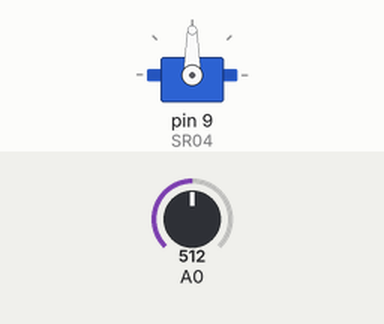
A sketch run on a simulated Arduino Uno, built with avr-gcc and run on an emulated ATmega328P. Parts: servo. Inputs (shaded band) come from the test bench; at power-on: A0 = 512.

Above: at 1.2 s.
1.3 s: A0 set to 716
At 2.4 s:
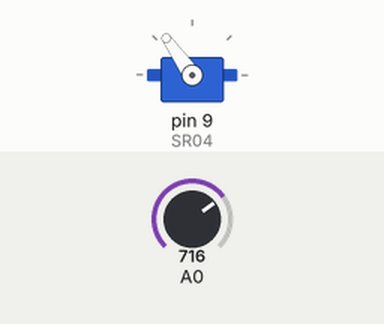
2.8 s: A0 set to 900
At 3.7 s:
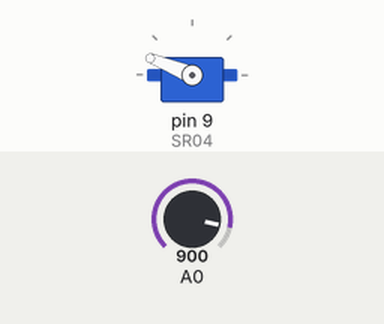
4.3 s: A0 set to 1023
At 5.1 s:
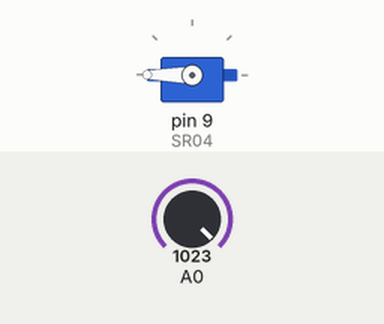
5.8 s: A0 set to 306
At 6.5 s:
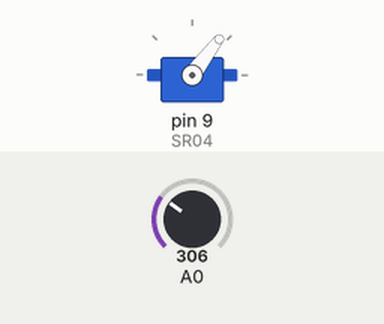
7.3 s: A0 set to 122
At 7.8 s:
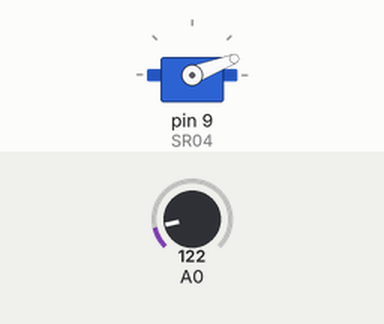
Timing chart, 0 to 9.8 s (numbered marks = the images above; inputs shaded):
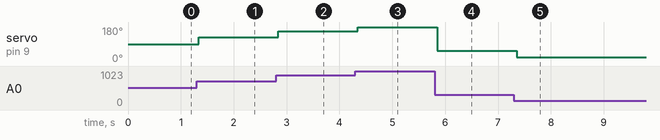

Measured:
- after the input at 1.3 s, servo on pin 9 (SR04): 90° → 125° at once
- after the input at 2.8 s, servo on pin 9 (SR04): 125° → 158° at once
- after the input at 4.3 s, servo on pin 9 (SR04): 158° → 180° after 0.05 s
- after the input at 5.8 s, servo on pin 9 (SR04): 180° → 53° after 0.05 s
- after the input at 7.3 s, servo on pin 9 (SR04): 53° → 21° after 0.06 s

The sketch:

Servo_full.ino
```cpp
/*
this program taken from arduino Example .
  modified by By Mohannad Rawashdeh
  http://www.genotronex.com
  This code used to control Servo Motor 360 Degree using
  potebtiometer connected on A0

*/
#include <Servo.h>
int t=10;
Servo SR04;  // Full rotational
int PinReading=0;
int potentiometer=0;
void setup() {
  // put your setup code here, to run once:
SR04.attach(9);// servo connected to D9
pinMode(A0,INPUT);
}

void loop() {
  // put your main code here, to run repeatedly:
  PinReading=analogRead(A0);
  delay(t);
  potentiometer=map(PinReading,0,1023,0,180);
  potentiometer=constrain(potentiometer,0,180);
  SR04.write(potentiometer);
  delay(50);

}
```
